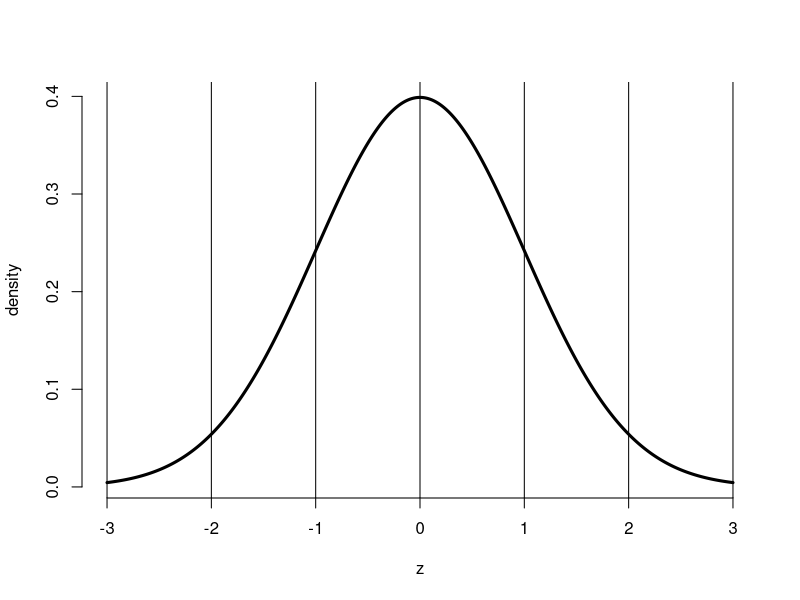

Reproduce this figure in R.
zvals <- seq(-3, 3, by = .001)
dvals <- dnorm(zvals)
#postscript("stdNormal.eps", width = 5, height = 5, horizontal = FALSE)
plot(zvals, dvals, type = "l", xlab = "z", ylab = "density", frame = F, lwd = 3)
abline(v = 0)
abline(v = 1)
abline(v = -1)
abline(v = 2)
abline(v = -2)
abline(v = 3)
abline(v = -3)
#dev.off()

